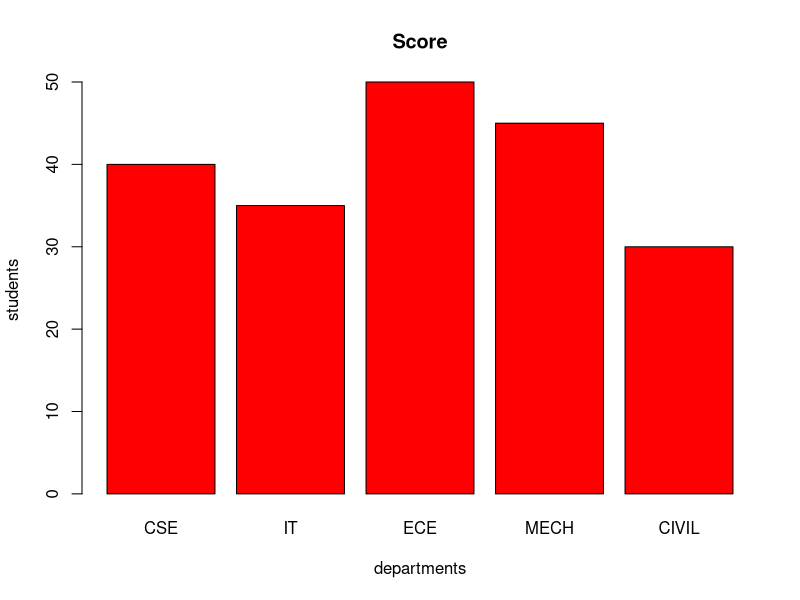
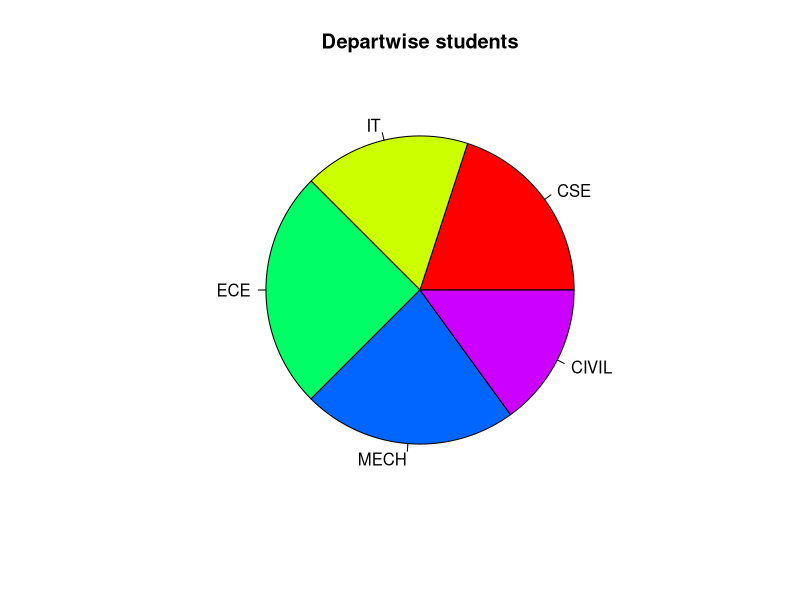
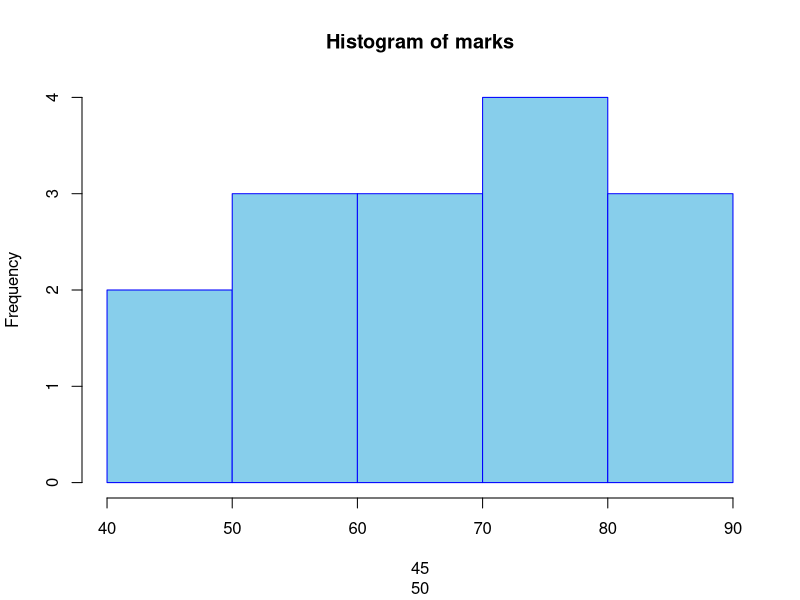
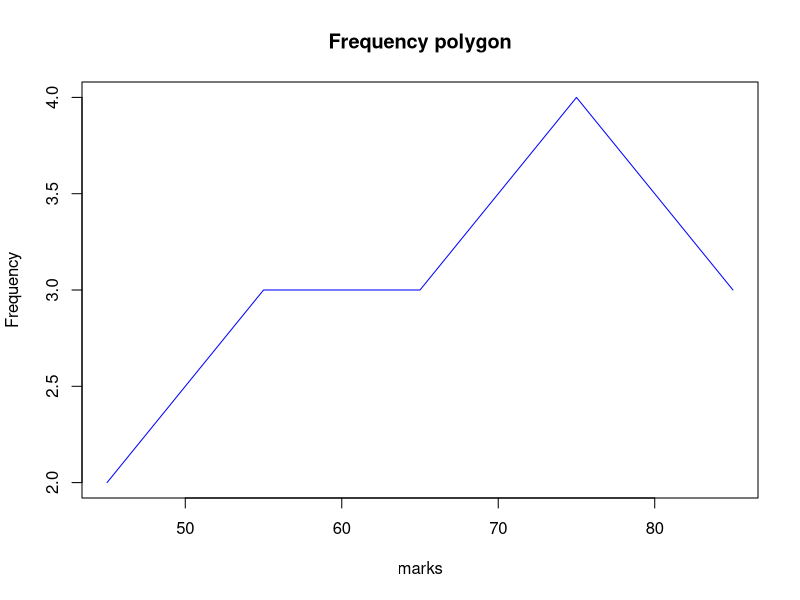
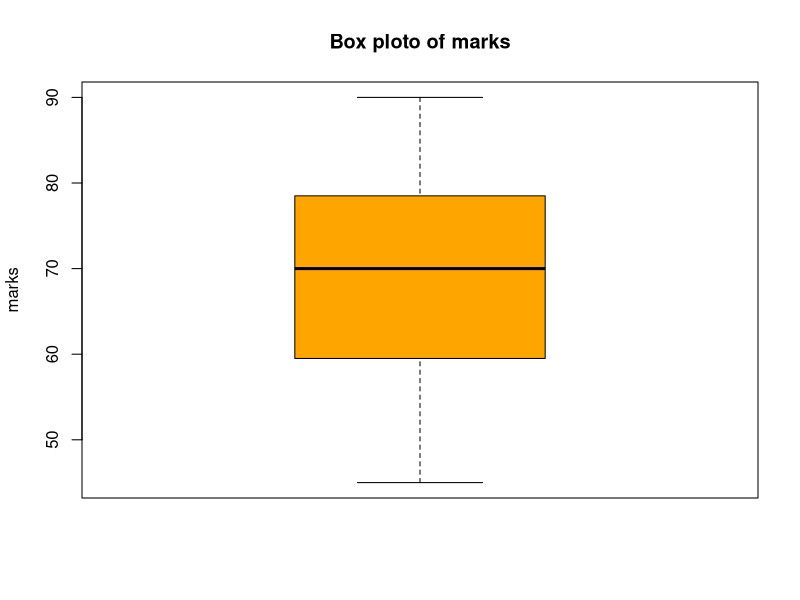
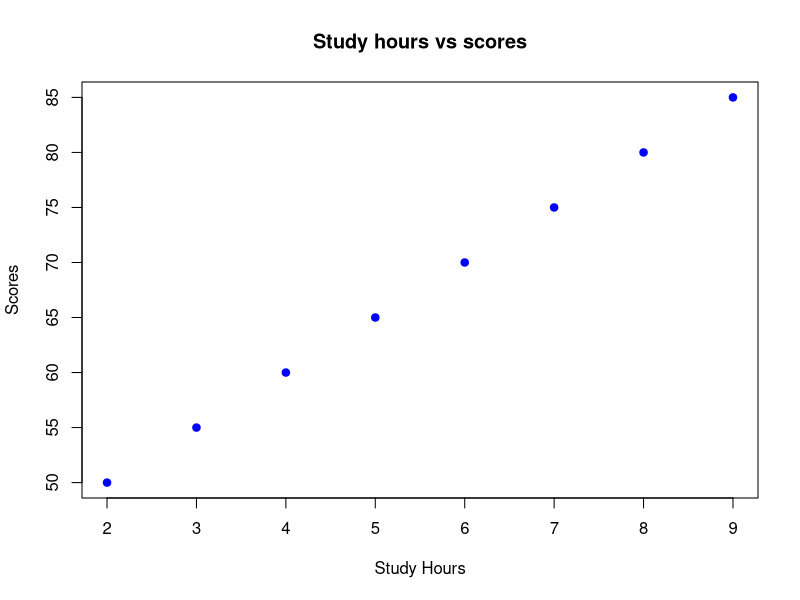

These charts were generated, in order, by the following R code:
marks <- c(45,50,55,60,65,70,75,80,85,90,72,68,77,82,59)

departments <- c("CSE","IT","ECE","MECH","CIVIL")

students <- c(40,35,50,45,30)

study_hours <- c(2,3,4,5,6,7,8,9)

scores <- c(50,55,60,65,70,75,80,85)

barplot(
  students,
  names.arg = departments,
  col = "red",
  main = "Score",
  xlab = "departments",
  ylab = "students"
)

pie(
  students,
  labels = departments,
  main = "Departwise students",
  col = rainbow(length(students))
)

hist(
  marks,
  main = "Histogram of marks",
  xlab = marks,
  col = "skyblue",
  border = "blue"
)

hist_data <- hist(marks, plot = FALSE)
plot(
  hist_data$mid,
  hist_data$count,
  type = "l",
  main = "Frequency polygon",
  xlab = "marks",
  ylab = "Frequency",
  col = "Blue",
)

boxplot(
  marks,
  main = "Box ploto of marks",
  ylab = "marks",
  col = "Orange"
)

plot(
  study_hours,
  scores,
  main = "Study hours vs scores",
  xlab = "Study Hours",
  ylab = "Scores",
  col = "blue",
  pch = 19
)

stem(marks)

sort(table(marks), descreasing = TRUE)
